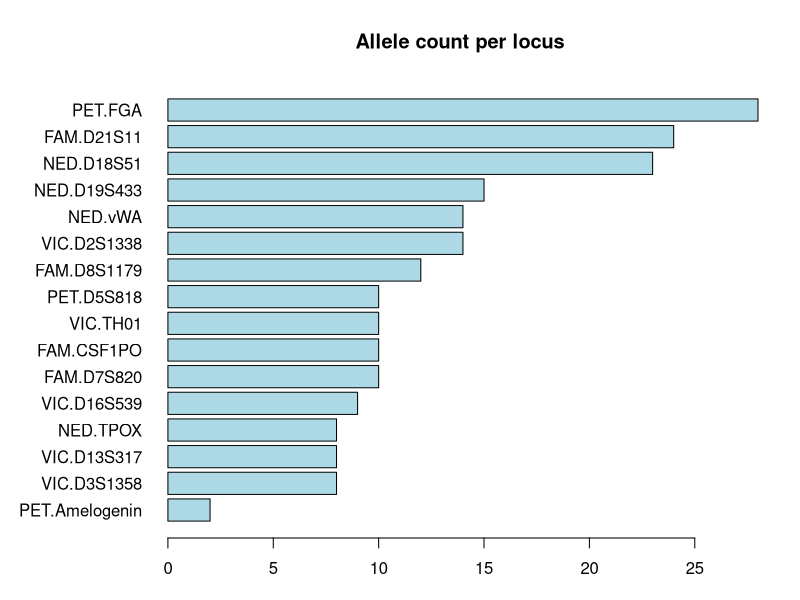

Generate this figure with R:
library(seqinr)


### Name: identifiler
### Title: Identifiler allele names
### Aliases: identifiler

### ** Examples

data(identifiler)
op <- par(no.readonly = TRUE)
par(mar = c(3,8,4,2)+0.1)
allcount <- unlist(lapply(identifiler, function(x) lapply(x, length)))
barplot(allcount[order(allcount)], horiz = TRUE, las = 1,
main = "Allele count per locus", col = "lightblue")
par(op)
